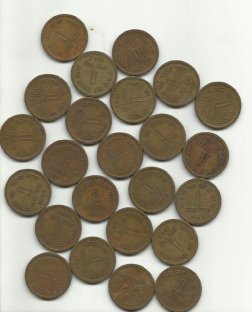
#> input picture src/lectures/05_segmentation/data/water_coins.jpg, 252 x 312 px
$ jupyter execute segmentation.ipynb
#> lines starting #> are read from the running program, lines starting #| are printed output that depends on the picture; after the words box and inside, x2 and y2 are one past the last pixel; in counts of white or black regions, pixels touching at a corner belong together
# Segmentation

Vague definition:
> We want to classifify all image pixels to some distinct classes (often we want to distinguish foreground and background) and we will call this process or algorithms achieving this goal *segmentation*.

We will have two types:
1. Semantic segmentation - categories of objects
2. Instance segmentation - all instances of objects

## Example of  comparison of different operations with image

[image source](https://medium.com/analytics-vidhya/instance-segmentation-using-mask-r-cnn-on-a-custom-dataset-78631845de2a)

## Example of semantic segmentation

[source of image](https://medium.com/cogitotech/what-is-the-difference-between-image-segmentation-and-classification-in-image-processing-303d1f660626)

## Example of instance segmentation

[image source](https://medium.com/@ylashin/quick-and-easy-guide-to-prepare-a-detectron-sandbox-940ccad8ffe2)

[cell 1]
# usual imports
import cv2
import matplotlib.pyplot as plt
import numpy as np
import os

## Example 1 - Binary classification

[cell 2]
img_path = os.path.join("data", "water_coins.jpg")
img = cv2.imread(img_path)
#> img is the input picture: shape (312, 252, 3); mean B, G, R 136.3, 153.2, 161.4
img_color = cv2.cvtColor(img, cv2.COLOR_BGR2RGB) #matplotlib still works in RGB
img_gray = cv2.cvtColor(img, cv2.COLOR_BGR2GRAY)

[cell 3]
plt.figure(figsize=(10,8))

ax1 = plt.subplot(121)
ax1.set_title("Original bronze coins")
plt.imshow(img_color)

ax2 = plt.subplot(122)
ax2.set_title("Gray-scaled coins")
plt.imshow(img_gray, cmap="gray")

### Binary thresholding

[cell 4]
THRESHOLDS = [10, 70, 150, 210, 240]
results = []
for t in THRESHOLDS:
    # read the docs if you are interested
    _, thresholded = cv2.threshold(img_gray, t, 255, cv2.THRESH_BINARY) # source, threshold, max value, type
    results.append(thresholded)
#> this loop made 5 passes
#> pass 2, `_, thresholded = cv2.threshold(img_gray, t, 255, cv2.THRESH_BINARY)`:
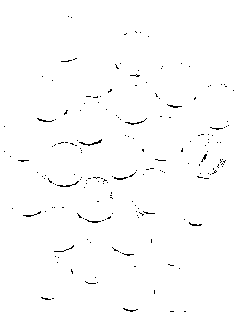
#> thresholded: shape (312, 252); 99% white; black in thin lines or dots, all inside (x1, y1, x2, y2) = (4, 16, 234, 312)
#> after the loop, results = 5 items

[cell 5]
plt.figure(figsize=(20,8))

for i in range(len(THRESHOLDS)):
    ax = plt.subplot(1, len(THRESHOLDS), i+1)
    ax.set_title("THRESHOLDED - {}".format(THRESHOLDS[i]))
    plt.imshow(results[i], cmap="gray")

### OTSU and triangle thresholding

These algorithms will ignore *threshold* and tries to guess it somehow optimaly.

[cell 6]
ret_otsu, thresholded_otsu = cv2.threshold(img_gray, 0, 255, cv2.THRESH_BINARY+cv2.THRESH_OTSU)
#> thresholded_otsu: shape (312, 252); 44.1% white; 15 white regions, largest, box (x1, y1, x2, y2) and area: (0, 0, 252, 312) 24925, (0, 146, 124, 312) 5653, (115, 248, 168, 281) 657
#> ret_otsu = 162
ret_tri, thresholded_tri = cv2.threshold(img_gray, 155, 255, cv2.THRESH_BINARY+cv2.THRESH_TRIANGLE)
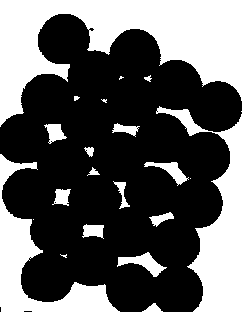
#> thresholded_tri: shape (312, 252); 39.2% white; 20 white regions (5 under 20 px), largest, box (x1, y1, x2, y2) and area: (0, 0, 252, 312) 23548, (0, 154, 120, 312) 4863, (117, 252, 167, 277) 484
#> ret_tri = 215

[cell 7]
plt.figure(figsize=(15,8))

ax1 = plt.subplot(121)
ax1.set_title("OTSU thresholded - {}".format(ret_otsu))
plt.imshow(thresholded_otsu, cmap="gray")

ax2 = plt.subplot(122)
ax2.set_title("triangle tresholded - {}".format(ret_tri))
plt.imshow(thresholded_tri, cmap="gray")

## Example 2 - Template matching (Where is the coin?)

[cell 8]
coin_path = os.path.join("data", "coin_twosided.jpg")
coin = cv2.imread(coin_path)
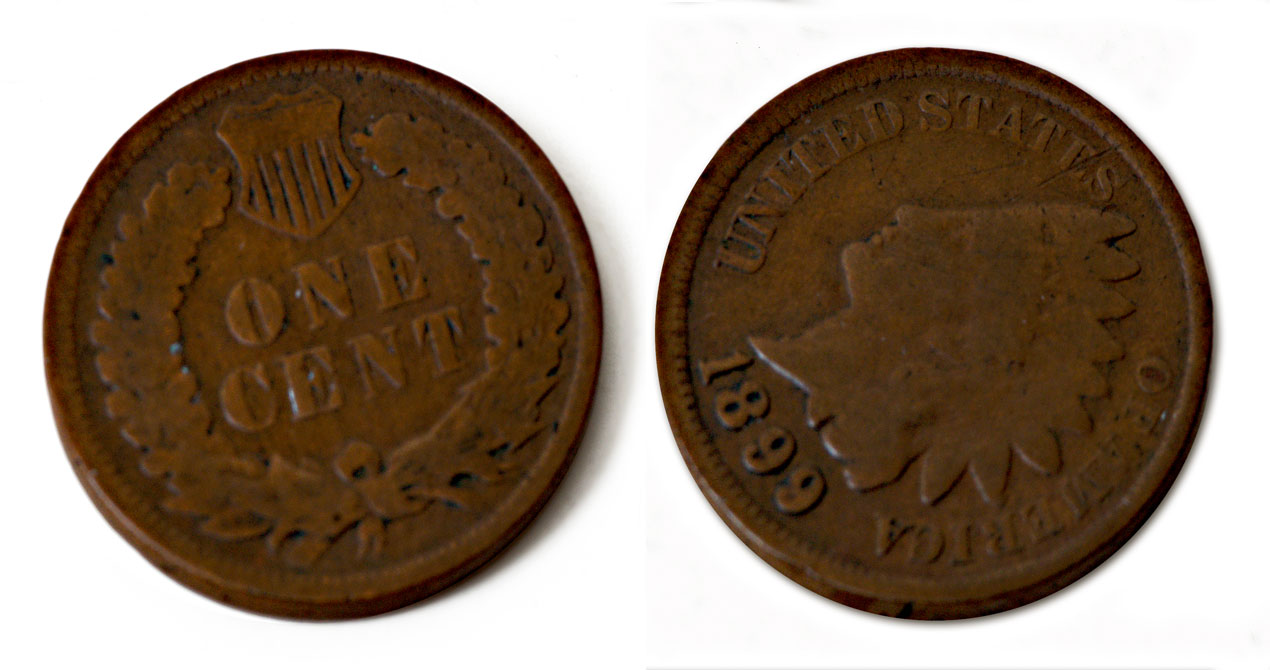
#> input picture src/lectures/05_segmentation/data/coin_twosided.jpg, 1270 x 670 px
#> coin is the input picture: shape (670, 1270, 3); mean B, G, R 109.3, 126.4, 144.2
coin_color = cv2.cvtColor(coin, cv2.COLOR_BGR2RGB) #matplotlib still works in RGB
coin_gray = cv2.cvtColor(coin, cv2.COLOR_BGR2GRAY)

[cell 9]
plt.figure(figsize=(10,4))

ax1 = plt.subplot(121)
ax1.set_title("Original coin (bothsides)")
plt.imshow(coin_color)

ax2 = plt.subplot(122)
ax2.set_title("Gray-scaled coin")
plt.imshow(coin_gray, cmap="gray")

[cell 10]
template_path = os.path.join("data", "coin_template.png")
template_color = cv2.imread(template_path)
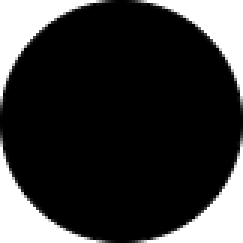
#> input picture src/lectures/05_segmentation/data/coin_template.png, 81 x 81 px (shown 3 times larger)
#> template_color is the input picture: shape (81, 81, 3); min 0, max 255, mean 54.7
template_gray = cv2.cvtColor(template_color, cv2.COLOR_BGR2GRAY)

[cell 11]
COIN_SIZE = (560, 560) # coin size in pixels (guess from picture)
template = cv2.resize(template_gray, COIN_SIZE)
template_inverted = 255 - template
w, h = template.shape[::-1]
#> w = 560; h = 560

[cell 12]
plt.figure(figsize=(10,5))

ax1 = plt.subplot(121)
ax1.set_title("Black circle template")
plt.imshow(template, cmap="gray")

ax2 = plt.subplot(122)
ax2.set_title("Inverted template")
plt.imshow(template_inverted, cmap="gray")

### Naive approach - 2D correlate our template with grayscaled original

[cell 13]
CORRCOEF_THRESHOLD_NAIVE = 0.88
coins_rgb_naive = np.copy(coin_color)
normed_corrcoef_naive = cv2.matchTemplate(coin_gray, template, cv2.TM_CCORR_NORMED)
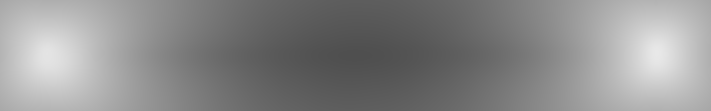
#> normed_corrcoef_naive: shape (111, 711) float32; min 0.311, max 0.911, mean 0.546
loc_naive = np.where(normed_corrcoef_naive >= CORRCOEF_THRESHOLD_NAIVE)
#> loc_naive = 803 positions, rows 40 to 68, columns 40 to 667
for pt in zip(*loc_naive[::-1]):
    cv2.rectangle(coins_rgb_naive, pt, (pt[0] + w, pt[1] + h), (0,0,255), 2)
#> this loop made 803 passes
#> pt on passes 1 to 3: (657, 40), (653, 41), (654, 41)
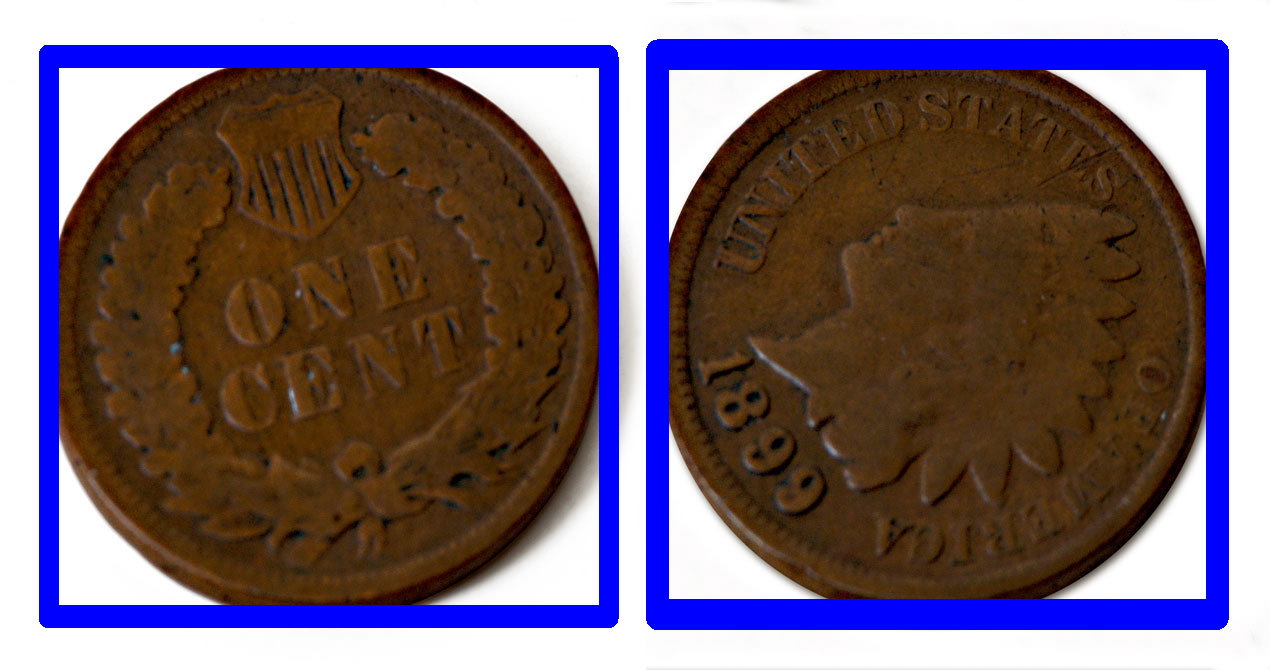
#> coins_rgb_naive: shape (670, 1270, 3); mean R, G, B 116.4, 99.4, 115.1

[cell 14]
plt.figure(figsize=(10,10))

plt.subplot(121)
plt.imshow(normed_corrcoef_naive, cmap="gray")

plt.subplot(122)
plt.imshow(coins_rgb_naive)

## Example 3 - Image and its background-foreground separation by histograms

[cell 15]
zebra_path = os.path.join("data", "zebra.jpg")
zebra = cv2.imread(zebra_path)
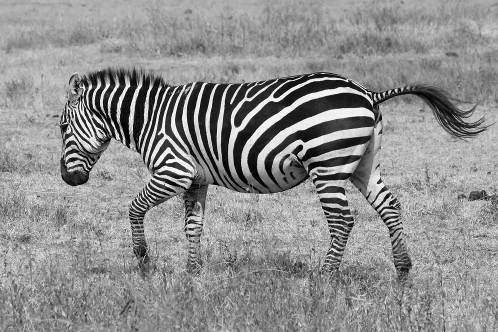
#> input picture src/lectures/05_segmentation/data/zebra.jpg, 498 x 332 px
#> zebra is the input picture: shape (332, 498, 3); min 0, max 255, mean 142.4
zebra_color = cv2.cvtColor(zebra, cv2.COLOR_BGR2RGB)
zebra_gray = cv2.cvtColor(zebra, cv2.COLOR_BGR2GRAY)

[cell 16]
plt.imshow(zebra_gray, cmap="gray")

[cell 17]
# USER PROVIDED INPUTS
BACKGROUND = [[(20,5),(250,40)], [(100,280),(250,320)]]
FOREGROUND = [[(100,95),(200,125)], [(295,110),(350,175)]]

[cell 18]
# background histogram
background_regions = [zebra_gray[b[0][1]:b[1][1], b[0][0]:b[1][0]] for b in BACKGROUND]
#> background_regions = 2 items
background_joined = np.concatenate([x.flatten() for x in background_regions])
#> background_joined = 14050 values, max 226 at index 12852, min 49 at index 13021, mean 151.9
b_count, b_bins = np.histogram(background_joined, bins=256, range=(0.,256.), density=True)
#> b_count = 256 values, max 0.0228 at index 172, min 0 at index 0, mean 0.00391; b_bins = 257 values from 0 to 256
b_x = b_bins[1:] - 0.5
#> b_x = 256 values from 0.5 to 255.5
# foreground histogram
forground_regions = [zebra_gray[f[0][1]:f[1][1], f[0][0]:f[1][0]] for f in FOREGROUND]
#> forground_regions = 2 items
foreground_joined = np.concatenate([x.flatten() for x in forground_regions])
#> foreground_joined = 6575 values, max 255 at index 656, min 0 at index 1400, mean 108.4
f_count, f_bins = np.histogram(foreground_joined, bins=256, range=(0.,256.), density=True)
#> f_count = 256 values, max 0.0176 at index 26, min 0.000152 at index 150, mean 0.00391; f_bins = 257 values from 0 to 256
f_x = f_bins[1:] - 0.5
#> f_x = 256 values from 0.5 to 255.5

[cell 19]
plt.plot(b_x, b_count)
plt.plot(f_x, f_count)
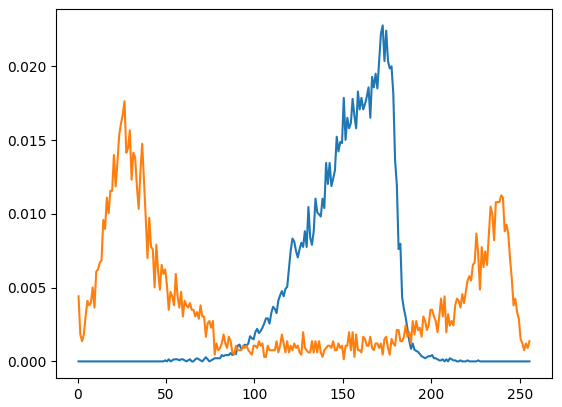
#> figure drawn by matplotlib, 1 panel; curve peaks at x = 172.5, y = 0.0228; curve peaks at x = 26.5, y = 0.0176

[cell 20]
mask = f_count > b_count
start_value = np.argmin(f_count > b_count)
#> start_value = 88
end_value = 255 - np.argmin(np.flip(f_count) > np.flip(b_count))
#> end_value = 186

[cell 21]
foreground_mask = (zebra_gray >= start_value)&(zebra_gray <= end_value)
#> foreground_mask: shape (332, 498) bool; 72.4% white; 2801 black regions (2699 under 20 px), largest, box (x1, y1, x2, y2) and area: (58, 68, 487, 264) 32562, (397, 131, 447, 167) 355, (132, 237, 150, 277) 274

[cell 22]
regions = np.copy(zebra_color)
regions[:,:,0] = ~(foreground_mask) * 255
regions[:,:,1] = 0
regions[:,:,2] = foreground_mask * 255

[cell 23]
plt.imshow(regions)

[cell 24]
zebra_regions = np.copy(zebra)
for b in BACKGROUND:
    cv2.rectangle(zebra_regions, b[0], b[1], (0,0,255), 2)
#> zebra_regions: shape (332, 498, 3); 1.65% of pixels changed, all inside (x1, y1, x2, y2) = (19, 4, 252, 322)
for f in FOREGROUND:
    cv2.rectangle(zebra_regions, f[0], f[1], (255,0,0), 2)
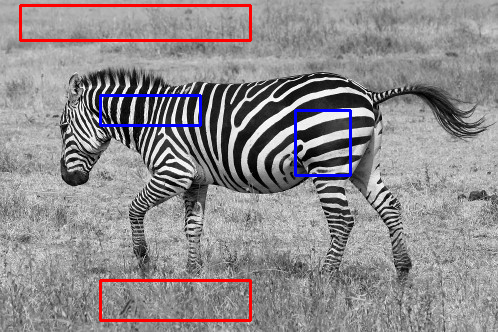
#> zebra_regions: shape (332, 498, 3); mean B, G, R 141.3, 139, 143.2

[cell 25]
plt.figure(figsize=(16,10))

ax1 = plt.subplot(221)
ax1.set_title("Original image")
plt.imshow(zebra)

ax2 = plt.subplot(222)
ax2.set_title("User-defined regions")
plt.imshow(zebra_regions)

ax3 = plt.subplot(223)
ax3.set_title("Histogram from regions")
plt.plot(b_x, b_count, label="background")
plt.plot(f_x, f_count, label="foreground")
plt.legend()

ax2 = plt.subplot(224)
ax2.set_title("Segmented regions")
plt.imshow(regions)
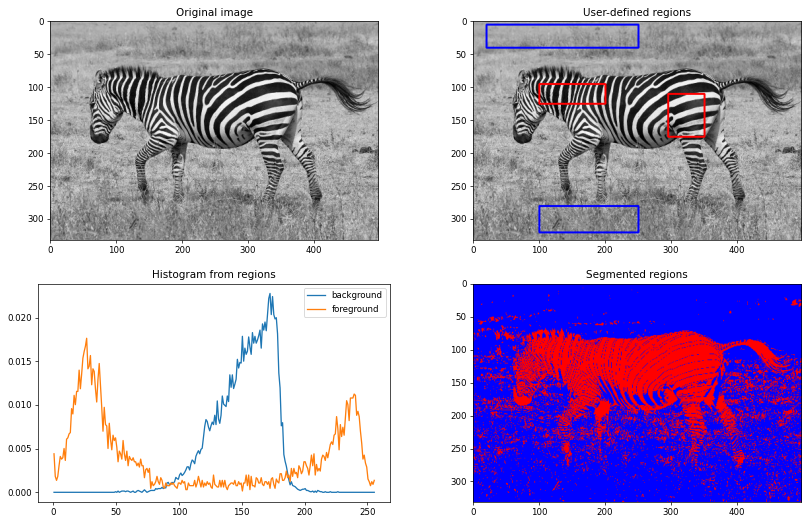
#> figure drawn by matplotlib, 4 panels; B, G, R data is drawn as R, G, B; panel 3: curve peaks at x = 172.5, y = 0.0228; panel 3: curve peaks at x = 26.5, y = 0.0176
